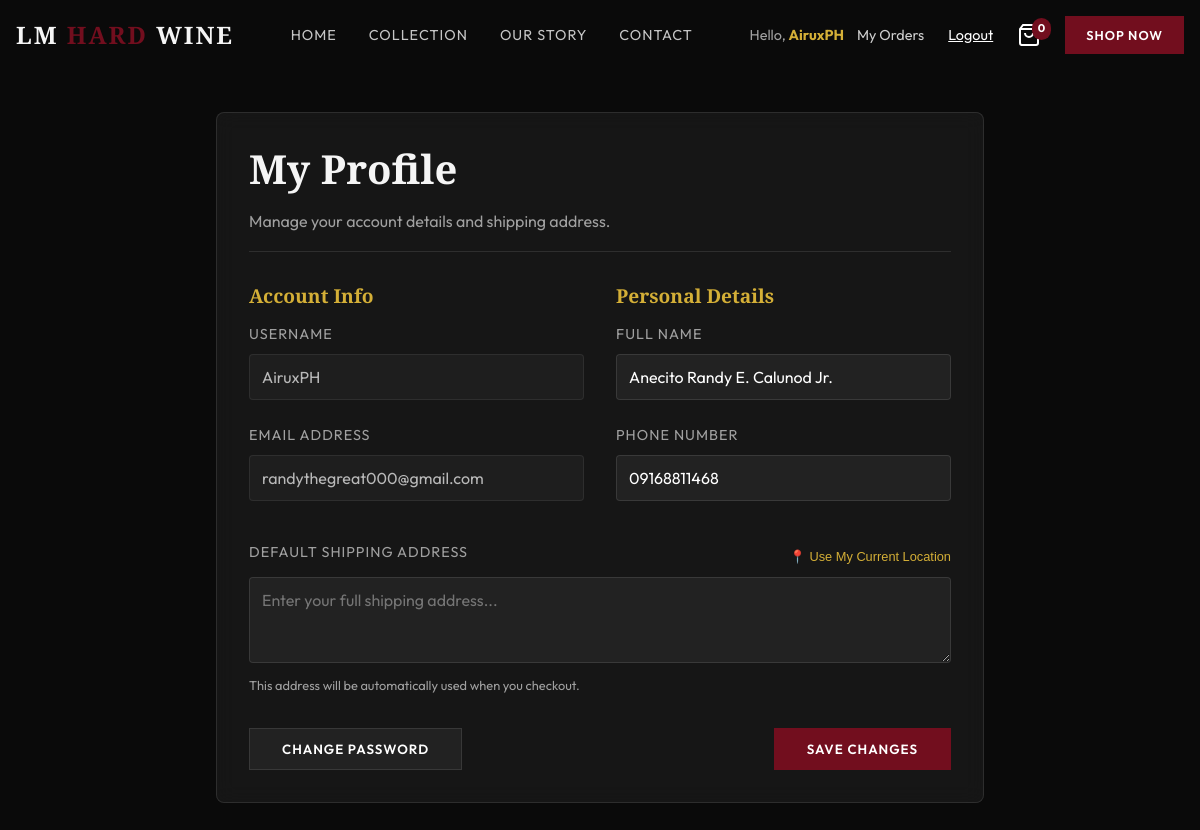
Before: /profile.php (signed in) with the older database file.
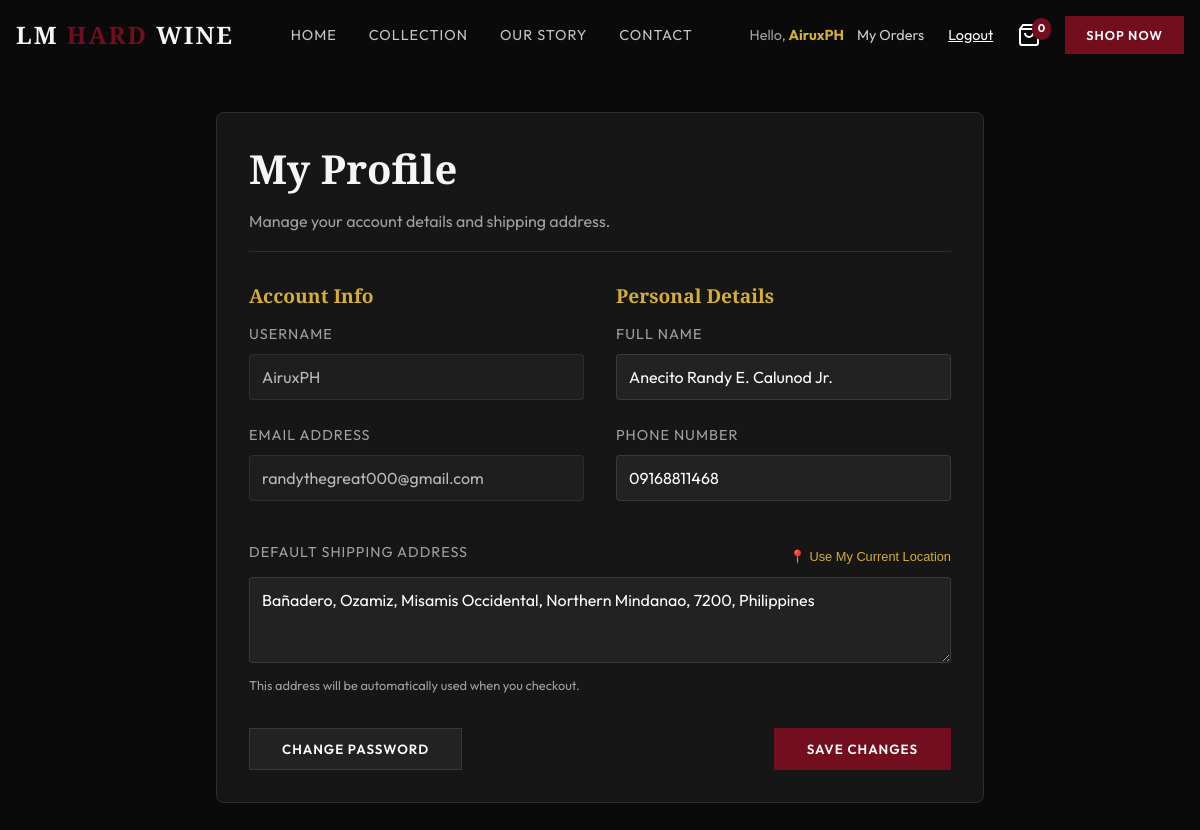
After: the same page with the newer database file.
### tables this page shows
CREATE TABLE `customer_profiles` (
  `id` int(11) NOT NULL,
  `user_id` int(11) NOT NULL,
  `full_name` varchar(100) DEFAULT NULL,
  `phone_number` varchar(20) DEFAULT NULL,
  `default_shipping_address` text DEFAULT NULL
);

CREATE TABLE `users` (
  `id` int(11) NOT NULL,
  `username` varchar(50) NOT NULL,
  `email` varchar(100) NOT NULL,
  `password_hash` varchar(255) NOT NULL,
  `role` enum('customer','seller') NOT NULL DEFAULT 'customer',
  `created_at` timestamp NULL DEFAULT current_timestamp(),
  `updated_at` timestamp NULL DEFAULT current_timestamp() ON UPDATE current_timestamp()
);

### profile.php (the view, shortened to what this page needs)
<?php
include 'includes/db.php';
$user_id = $_SESSION['user_id'];
try {
    $stmt = $pdo->prepare("
        SELECT u.username, u.email, cp.full_name, cp.phone_number, cp.default_shipping_address
        FROM users u
        LEFT JOIN customer_profiles cp ON u.id = cp.user_id
        WHERE u.id = ?
    ");
    $stmt->execute([$user_id]);
    $user = $stmt->fetch(PDO::FETCH_ASSOC);
} catch (PDOException $e) {
    die("Error loading profile: " . $e->getMessage());
}
?>
<!DOCTYPE html>
<html lang="en">
<head>
    <link rel="stylesheet" href="css/style.css">
</head>
<body>
    <?php include 'includes/header.php'; ?>
    <div class="profile-container">
        <div class="glass-card">
            <div class="profile-header">
                <h2>My Profile</h2>
                <p style="color: var(--color-text-muted);">Manage your account details and shipping address.</p>
            </div>
            <form method="POST" autocomplete="off">
                <div class="info-grid">
                    <div>
                        <h3 style="font-size: 1.2rem; margin-bottom: 1rem; color: var(--color-accent);">Account Info
                        </h3>
                        <div class="form-group">
                            <label>Username</label>
                            <input type="text" class="form-control"
                                value="<?php echo htmlspecialchars($user['username']); ?>" disabled
                                style="opacity: 0.7; cursor: not-allowed;">
                        </div>
                        <div class="form-group">
                            <label>Email Address</label>
                            <input type="text" class="form-control"
                                value="<?php echo htmlspecialchars($user['email']); ?>" disabled
                                style="opacity: 0.7; cursor: not-allowed;">
                        </div>
                    </div>
                    <div>
                        <h3 style="font-size: 1.2rem; margin-bottom: 1rem; color: var(--color-accent);">Personal
                            Details</h3>
                        <div class="form-group">
                            <label>Full Name</label>
                            <input type="text" name="full_name" class="form-control"
                                value="<?php echo htmlspecialchars($user['full_name'] ?? ''); ?>" required>
                        </div>
                        <div class="form-group">
                            <label>Phone Number</label>
                            <input type="tel" name="phone" class="form-control"
                                value="<?php echo htmlspecialchars($user['phone_number'] ?? ''); ?>">
                        </div>
                    </div>
                </div>
                <div class="form-group" style="margin-top: 1rem;">
                    <div
                        style="display: flex; justify-content: space-between; align-items: center; margin-bottom: 5px;">
                        <label>Default Shipping Address</label>
                        <button type="button" onclick="detectLocation()" id="detect-btn"
                            style="background: none; border: none; color: var(--color-accent); font-size: 0.8rem; cursor: pointer; display: flex; align-items: center; gap: 4px;">
                            <span id="detect-icon">📍</span> <span id="detect-text">Use My Current Location</span>
                        </button>
                    </div>
                    <textarea id="address" name="address" class="form-control" rows="3"
                        placeholder="Enter your full shipping address..."><?php echo htmlspecialchars($user['default_shipping_address'] ?? ''); ?></textarea>
                    <p style="font-size: 0.8rem; color: var(--color-text-muted); margin-top: 5px;">
                        This address will be automatically used when you checkout.</p>
                </div>
                <div style="display: flex; justify-content: space-between; align-items: center; margin-top: 2rem;">
                    <button type="button" class="btn" onclick="openPasswordModal()"
                        style="background: rgba(255, 255, 255, 0.05); color: white; border: 1px solid rgba(255,255,255,0.1);">Change
                        Password</button>
                    <button type="submit" class="btn btn-primary">Save Changes</button>
                </div>
            </form>
        </div>
    </div>
</body>
</html>

Changed rows visible on the page:
changed customer_profiles "Anecito Randy E. Calunod Jr.": address (not shown) → "Bañadero, Ozamiz, Misamis Occidental, Northern Mindanao, 7200, Philippines"
